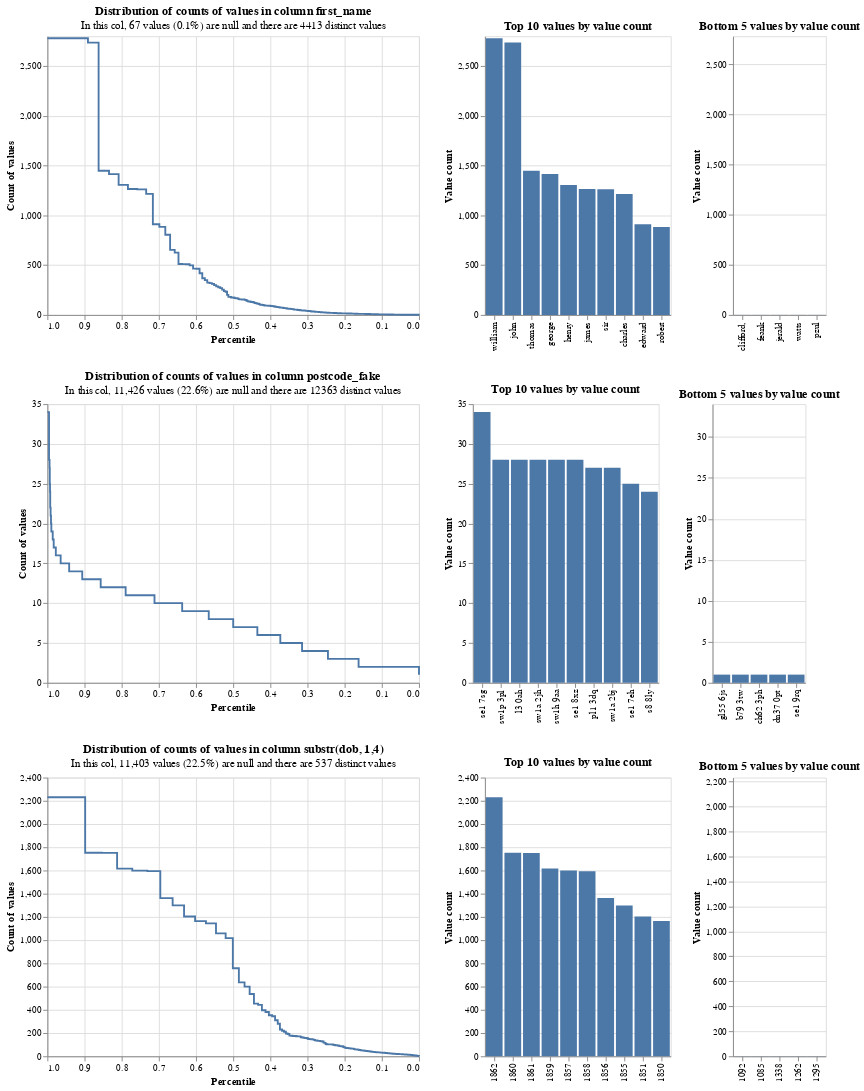

Write notebook code for a chart like this one.
### Code cell
# Initialise the linker, passing in the input dataset(s)
linker = DuckDBLinker(df_clean)

import altair as alt
alt.renderers.enable('mimetype')
linker.profile_columns(["first_name", "postcode_fake", "substr(dob, 1,4)"], top_n=10, bottom_n=5)

### Figure 1 — Vega-Lite specification as saved in the notebook (floating-point values rounded to 4 significant figures; data arrays with more than 128 entries replaced by an {"elided": "..."} marker saying what was removed)
{"$schema": "https://vega.github.io/schema/vega-lite/v4.8.1.json", "config": {"view": {"continuousHeight": 300, "continuousWidth": 400}}, "vconcat": [{"hconcat": [{"data": {"values": {"elided": "151 records"}}, "encoding": {"tooltip": [{"field": "value_count", "type": "quantitative"}, {"field": "percentile_ex_nulls", "type": "quantitative"}, {"field": "percentile_inc_nulls", "type": "quantitative"}, {"field": "total_non_null_rows", "type": "quantitative"}, {"field": "total_rows_inc_nulls", "type": "quantitative"}], "x": {"field": "percentile_ex_nulls", "sort": "descending", "title": "Percentile", "type": "quantitative"}, "y": {"field": "value_count", "title": "Count of values", "type": "quantitative"}}, "mark": {"interpolate": "step-after", "type": "line"}, "title": {"subtitle": "In this col, 67 values (0.1%) are null and there are 4413 distinct values", "text": "Distribution of counts of values in column first_name"}}, {"data": {"values": [{"distinct_value_count": 4413, "group_name": "first_name", "total_non_null_rows": 50511, "total_rows_inc_nulls": 50578, "value": "william", "value_count": 2780}, {"distinct_value_count": 4413, "group_name": "first_name", "total_non_null_rows": 50511, "total_rows_inc_nulls": 50578, "value": "john", "value_count": 2736}, {"distinct_value_count": 4413, "group_name": "first_name", "total_non_null_rows": 50511, "total_rows_inc_nulls": 50578, "value": "thomas", "value_count": 1448}, {"distinct_value_count": 4413, "group_name": "first_name", "total_non_null_rows": 50511, "total_rows_inc_nulls": 50578, "value": "george", "value_count": 1415}, {"distinct_value_count": 4413, "group_name": "first_name", "total_non_null_rows": 50511, "total_rows_inc_nulls": 50578, "value": "henry", "value_count": 1306}, {"distinct_value_count": 4413, "group_name": "first_name", "total_non_null_rows": 50511, "total_rows_inc_nulls": 50578, "value": "james", "value_count": 1265}, {"distinct_value_count": 4413, "group_name": "first_name", "total_non_null_rows": 50511, "total_rows_inc_nulls": 50578, "value": "sir", "value_count": 1262}, {"distinct_value_count": 4413, "group_name": "first_name", "total_non_null_rows": 50511, "total_rows_inc_nulls": 50578, "value": "charles", "value_count": 1216}, {"distinct_value_count": 4413, "group_name": "first_name", "total_non_null_rows": 50511, "total_rows_inc_nulls": 50578, "value": "edward", "value_count": 911}, {"distinct_value_count": 4413, "group_name": "first_name", "total_non_null_rows": 50511, "total_rows_inc_nulls": 50578, "value": "robert", "value_count": 884}]}, "encoding": {"tooltip": [{"field": "value", "type": "nominal"}, {"field": "value_count", "type": "quantitative"}, {"field": "total_non_null_rows", "type": "quantitative"}, {"field": "total_rows_inc_nulls", "type": "quantitative"}], "x": {"field": "value", "sort": "-y", "title": null, "type": "nominal"}, "y": {"field": "value_count", "title": "Value count", "type": "quantitative"}}, "mark": "bar", "title": "Top 10 values by value count"}, {"data": {"values": [{"distinct_value_count": 4413, "group_name": "first_name", "total_non_null_rows": 50511, "total_rows_inc_nulls": 50578, "value": "clifford,", "value_count": 1}, {"distinct_value_count": 4413, "group_name": "first_name", "total_non_null_rows": 50511, "total_rows_inc_nulls": 50578, "value": "feank", "value_count": 1}, {"distinct_value_count": 4413, "group_name": "first_name", "total_non_null_rows": 50511, "total_rows_inc_nulls": 50578, "value": "jerald", "value_count": 1}, {"distinct_value_count": 4413, "group_name": "first_name", "total_non_null_rows": 50511, "total_rows_inc_nulls": 50578, "value": "watts", "value_count": 1}, {"distinct_value_count": 4413, "group_name": "first_name", "total_non_null_rows": 50511, "total_rows_inc_nulls": 50578, "value": "pzul", "value_count": 1}]}, "encoding": {"tooltip": [{"field": "value", "type": "nominal"}, {"field": "value_count", "type": "quantitative"}, {"field": "total_non_null_rows", "type": "quantitative"}, {"field": "total_rows_inc_nulls", "type": "quantitative"}], "x": {"field": "value", "sort": "-y", "title": null, "type": "nominal"}, "y": {"field": "value_count", "scale": {"domain": [0, 2780]}, "title": "Value count", "type": "quantitative"}}, "mark": "bar", "title": "Bottom 5 values by value count"}]}, {"hconcat": [{"data": {"values": [{"distinct_value_count": 12363, "group_name": "postcode_fake", "percentile_ex_nulls": 0.9991, "percentile_inc_nulls": 0.9993, "sum_tokens_in_value_count_group": 34, "total_non_null_rows": 39152, "total_rows_inc_nulls": 50578, "value_count": 34}, {"distinct_value_count": 12363, "group_name": "postcode_fake", "percentile_ex_nulls": 0.9956, "percentile_inc_nulls": 0.9966, "sum_tokens_in_value_count_group": 140, "total_non_null_rows": 39152, "total_rows_inc_nulls": 50578, "value_count": 28}, {"distinct_value_count": 12363, "group_name": "postcode_fake", "percentile_ex_nulls": 0.9942, "percentile_inc_nulls": 0.9955, "sum_tokens_in_value_count_group": 54, "total_non_null_rows": 39152, "total_rows_inc_nulls": 50578, "value_count": 27}, {"distinct_value_count": 12363, "group_name": "postcode_fake", "percentile_ex_nulls": 0.9935, "percentile_inc_nulls": 0.995, "sum_tokens_in_value_count_group": 25, "total_non_null_rows": 39152, "total_rows_inc_nulls": 50578, "value_count": 25}, {"distinct_value_count": 12363, "group_name": "postcode_fake", "percentile_ex_nulls": 0.9929, "percentile_inc_nulls": 0.9945, "sum_tokens_in_value_count_group": 24, "total_non_null_rows": 39152, "total_rows_inc_nulls": 50578, "value_count": 24}, {"distinct_value_count": 12363, "group_name": "postcode_fake", "percentile_ex_nulls": 0.9924, "percentile_inc_nulls": 0.9941, "sum_tokens_in_value_count_group": 22, "total_non_null_rows": 39152, "total_rows_inc_nulls": 50578, "value_count": 22}, {"distinct_value_count": 12363, "group_name": "postcode_fake", "percentile_ex_nulls": 0.9913, "percentile_inc_nulls": 0.9933, "sum_tokens_in_value_count_group": 42, "total_non_null_rows": 39152, "total_rows_inc_nulls": 50578, "value_count": 21}, {"distinct_value_count": 12363, "group_name": "postcode_fake", "percentile_ex_nulls": 0.9903, "percentile_inc_nulls": 0.9925, "sum_tokens_in_value_count_group": 40, "total_non_null_rows": 39152, "total_rows_inc_nulls": 50578, "value_count": 20}, {"distinct_value_count": 12363, "group_name": "postcode_fake", "percentile_ex_nulls": 0.9893, "percentile_inc_nulls": 0.9917, "sum_tokens_in_value_count_group": 38, "total_non_null_rows": 39152, "total_rows_inc_nulls": 50578, "value_count": 19}, {"distinct_value_count": 12363, "group_name": "postcode_fake", "percentile_ex_nulls": 0.9856, "percentile_inc_nulls": 0.9889, "sum_tokens_in_value_count_group": 144, "total_non_null_rows": 39152, "total_rows_inc_nulls": 50578, "value_count": 18}, {"distinct_value_count": 12363, "group_name": "postcode_fake", "percentile_ex_nulls": 0.983, "percentile_inc_nulls": 0.9869, "sum_tokens_in_value_count_group": 102, "total_non_null_rows": 39152, "total_rows_inc_nulls": 50578, "value_count": 17}, {"distinct_value_count": 12363, "group_name": "postcode_fake", "percentile_ex_nulls": 0.9773, "percentile_inc_nulls": 0.9824, "sum_tokens_in_value_count_group": 224, "total_non_null_rows": 39152, "total_rows_inc_nulls": 50578, "value_count": 16}, {"distinct_value_count": 12363, "group_name": "postcode_fake", "percentile_ex_nulls": 0.9643, "percentile_inc_nulls": 0.9723, "sum_tokens_in_value_count_group": 510, "total_non_null_rows": 39152, "total_rows_inc_nulls": 50578, "value_count": 15}, {"distinct_value_count": 12363, "group_name": "postcode_fake", "percentile_ex_nulls": 0.9414, "percentile_inc_nulls": 0.9546, "sum_tokens_in_value_count_group": 896, "total_non_null_rows": 39152, "total_rows_inc_nulls": 50578, "value_count": 14}, {"distinct_value_count": 12363, "group_name": "postcode_fake", "percentile_ex_nulls": 0.9062, "percentile_inc_nulls": 0.9274, "sum_tokens_in_value_count_group": 1378, "total_non_null_rows": 39152, "total_rows_inc_nulls": 50578, "value_count": 13}, {"distinct_value_count": 12363, "group_name": "postcode_fake", "percentile_ex_nulls": 0.8565, "percentile_inc_nulls": 0.8889, "sum_tokens_in_value_count_group": 1944, "total_non_null_rows": 39152, "total_rows_inc_nulls": 50578, "value_count": 12}, {"distinct_value_count": 12363, "group_name": "postcode_fake", "percentile_ex_nulls": 0.7894, "percentile_inc_nulls": 0.837, "sum_tokens_in_value_count_group": 2629, "total_non_null_rows": 39152, "total_rows_inc_nulls": 50578, "value_count": 11}, {"distinct_value_count": 12363, "group_name": "postcode_fake", "percentile_ex_nulls": 0.7117, "percentile_inc_nulls": 0.7769, "sum_tokens_in_value_count_group": 3040, "total_non_null_rows": 39152, "total_rows_inc_nulls": 50578, "value_count": 10}, {"distinct_value_count": 12363, "group_name": "postcode_fake", "percentile_ex_nulls": 0.6373, "percentile_inc_nulls": 0.7192, "sum_tokens_in_value_count_group": 2916, "total_non_null_rows": 39152, "total_rows_inc_nulls": 50578, "value_count": 9}, {"distinct_value_count": 12363, "group_name": "postcode_fake", "percentile_ex_nulls": 0.5657, "percentile_inc_nulls": 0.6638, "sum_tokens_in_value_count_group": 2800, "total_non_null_rows": 39152, "total_rows_inc_nulls": 50578, "value_count": 8}, {"distinct_value_count": 12363, "group_name": "postcode_fake", "percentile_ex_nulls": 0.4999, "percentile_inc_nulls": 0.6129, "sum_tokens_in_value_count_group": 2576, "total_non_null_rows": 39152, "total_rows_inc_nulls": 50578, "value_count": 7}, {"distinct_value_count": 12363, "group_name": "postcode_fake", "percentile_ex_nulls": 0.435, "percentile_inc_nulls": 0.5626, "sum_tokens_in_value_count_group": 2544, "total_non_null_rows": 39152, "total_rows_inc_nulls": 50578, "value_count": 6}, {"distinct_value_count": 12363, "group_name": "postcode_fake", "percentile_ex_nulls": 0.3732, "percentile_inc_nulls": 0.5148, "sum_tokens_in_value_count_group": 2420, "total_non_null_rows": 39152, "total_rows_inc_nulls": 50578, "value_count": 5}, {"distinct_value_count": 12363, "group_name": "postcode_fake", "percentile_ex_nulls": 0.3146, "percentile_inc_nulls": 0.4695, "sum_tokens_in_value_count_group": 2292, "total_non_null_rows": 39152, "total_rows_inc_nulls": 50578, "value_count": 4}, {"distinct_value_count": 12363, "group_name": "postcode_fake", "percentile_ex_nulls": 0.245, "percentile_inc_nulls": 0.4155, "sum_tokens_in_value_count_group": 2727, "total_non_null_rows": 39152, "total_rows_inc_nulls": 50578, "value_count": 3}, {"distinct_value_count": 12363, "group_name": "postcode_fake", "percentile_ex_nulls": 0.1625, "percentile_inc_nulls": 0.3517, "sum_tokens_in_value_count_group": 3228, "total_non_null_rows": 39152, "total_rows_inc_nulls": 50578, "value_count": 2}, {"distinct_value_count": 12363, "group_name": "postcode_fake", "percentile_ex_nulls": 0, "percentile_inc_nulls": 0.2259, "sum_tokens_in_value_count_group": 6363, "total_non_null_rows": 39152, "total_rows_inc_nulls": 50578, "value_count": 1}, {"distinct_value_count": 12363, "group_name": "postcode_fake", "percentile_ex_nulls": 1, "percentile_inc_nulls": 1, "sum_tokens_in_value_count_group": 34, "total_non_null_rows": 39152, "total_rows_inc_nulls": 50578, "value_count": 34}]}, "encoding": {"tooltip": [{"field": "value_count", "type": "quantitative"}, {"field": "percentile_ex_nulls", "type": "quantitative"}, {"field": "percentile_inc_nulls", "type": "quantitative"}, {"field": "total_non_null_rows", "type": "quantitative"}, {"field": "total_rows_inc_nulls", "type": "quantitative"}], "x": {"field": "percentile_ex_nulls", "sort": "descending", "title": "Percentile", "type": "quantitative"}, "y": {"field": "value_count", "title": "Count of values", "type": "quantitative"}}, "mark": {"interpolate": "step-after", "type": "line"}, "title": {"subtitle": "In this col, 11,426 values (22.6%) are null and there are 12363 distinct values", "text": "Distribution of counts of values in column postcode_fake"}}, {"data": {"values": [{"distinct_value_count": 12363, "group_name": "postcode_fake", "total_non_null_rows": 39152, "total_rows_inc_nulls": 50578, "value": "se1 7sg", "value_count": 34}, {"distinct_value_count": 12363, "group_name": "postcode_fake", "total_non_null_rows": 39152, "total_rows_inc_nulls": 50578, "value": "sw1p 3pl", "value_count": 28}, {"distinct_value_count": 12363, "group_name": "postcode_fake", "total_non_null_rows": 39152, "total_rows_inc_nulls": 50578, "value": "l3 0ah", "value_count": 28}, {"distinct_value_count": 12363, "group_name": "postcode_fake", "total_non_null_rows": 39152, "total_rows_inc_nulls": 50578, "value": "sw1a 2jh", "value_count": 28}, {"distinct_value_count": 12363, "group_name": "postcode_fake", "total_non_null_rows": 39152, "total_rows_inc_nulls": 50578, "value": "sw1h 9aa", "value_count": 28}, {"distinct_value_count": 12363, "group_name": "postcode_fake", "total_non_null_rows": 39152, "total_rows_inc_nulls": 50578, "value": "se1 8xz", "value_count": 28}, {"distinct_value_count": 12363, "group_name": "postcode_fake", "total_non_null_rows": 39152, "total_rows_inc_nulls": 50578, "value": "pl1 3dq", "value_count": 27}, {"distinct_value_count": 12363, "group_name": "postcode_fake", "total_non_null_rows": 39152, "total_rows_inc_nulls": 50578, "value": "sw1a 2bj", "value_count": 27}, {"distinct_value_count": 12363, "group_name": "postcode_fake", "total_non_null_rows": 39152, "total_rows_inc_nulls": 50578, "value": "se1 7eh", "value_count": 25}, {"distinct_value_count": 12363, "group_name": "postcode_fake", "total_non_null_rows": 39152, "total_rows_inc_nulls": 50578, "value": "s8 8ly", "value_count": 24}]}, "encoding": {"tooltip": [{"field": "value", "type": "nominal"}, {"field": "value_count", "type": "quantitative"}, {"field": "total_non_null_rows", "type": "quantitative"}, {"field": "total_rows_inc_nulls", "type": "quantitative"}], "x": {"field": "value", "sort": "-y", "title": null, "type": "nominal"}, "y": {"field": "value_count", "title": "Value count", "type": "quantitative"}}, "mark": "bar", "title": "Top 10 values by value count"}, {"data": {"values": [{"distinct_value_count": 12363, "group_name": "postcode_fake", "total_non_null_rows": 39152, "total_rows_inc_nulls": 50578, "value": "gl55 6js", "value_count": 1}, {"distinct_value_count": 12363, "group_name": "postcode_fake", "total_non_null_rows": 39152, "total_rows_inc_nulls": 50578, "value": "b79 3tw", "value_count": 1}, {"distinct_value_count": 12363, "group_name": "postcode_fake", "total_non_null_rows": 39152, "total_rows_inc_nulls": 50578, "value": "ch62 3ph", "value_count": 1}, {"distinct_value_count": 12363, "group_name": "postcode_fake", "total_non_null_rows": 39152, "total_rows_inc_nulls": 50578, "value": "dn37 0pt", "value_count": 1}, {"distinct_value_count": 12363, "group_name": "postcode_fake", "total_non_null_rows": 39152, "total_rows_inc_nulls": 50578, "value": "se1 9rq", "value_count": 1}]}, "encoding": {"tooltip": [{"field": "value", "type": "nominal"}, {"field": "value_count", "type": "quantitative"}, {"field": "total_non_null_rows", "type": "quantitative"}, {"field": "total_rows_inc_nulls", "type": "quantitative"}], "x": {"field": "value", "sort": "-y", "title": null, "type": "nominal"}, "y": {"field": "value_count", "scale": {"domain": [0, 34]}, "title": "Value count", "type": "quantitative"}}, "mark": "bar", "title": "Bottom 5 values by value count"}]}, {"hconcat": [{"data": {"values": {"elided": "139 records"}}, "encoding": {"tooltip": [{"field": "value_count", "type": "quantitative"}, {"field": "percentile_ex_nulls", "type": "quantitative"}, {"field": "percentile_inc_nulls", "type": "quantitative"}, {"field": "total_non_null_rows", "type": "quantitative"}, {"field": "total_rows_inc_nulls", "type": "quantitative"}], "x": {"field": "percentile_ex_nulls", "sort": "descending", "title": "Percentile", "type": "quantitative"}, "y": {"field": "value_count", "title": "Count of values", "type": "quantitative"}}, "mark": {"interpolate": "step-after", "type": "line"}, "title": {"subtitle": "In this col, 11,403 values (22.5%) are null and there are 537 distinct values", "text": "Distribution of counts of values in column substr(dob, 1,4)"}}, {"data": {"values": [{"distinct_value_count": 537, "group_name": "substr(dob, 1,4)", "total_non_null_rows": 39175, "total_rows_inc_nulls": 50578, "value": "1862", "value_count": 2231}, {"distinct_value_count": 537, "group_name": "substr(dob, 1,4)", "total_non_null_rows": 39175, "total_rows_inc_nulls": 50578, "value": "1860", "value_count": 1753}, {"distinct_value_count": 537, "group_name": "substr(dob, 1,4)", "total_non_null_rows": 39175, "total_rows_inc_nulls": 50578, "value": "1861", "value_count": 1751}, {"distinct_value_count": 537, "group_name": "substr(dob, 1,4)", "total_non_null_rows": 39175, "total_rows_inc_nulls": 50578, "value": "1859", "value_count": 1616}, {"distinct_value_count": 537, "group_name": "substr(dob, 1,4)", "total_non_null_rows": 39175, "total_rows_inc_nulls": 50578, "value": "1857", "value_count": 1599}, {"distinct_value_count": 537, "group_name": "substr(dob, 1,4)", "total_non_null_rows": 39175, "total_rows_inc_nulls": 50578, "value": "1858", "value_count": 1594}, {"distinct_value_count": 537, "group_name": "substr(dob, 1,4)", "total_non_null_rows": 39175, "total_rows_inc_nulls": 50578, "value": "1856", "value_count": 1362}, {"distinct_value_count": 537, "group_name": "substr(dob, 1,4)", "total_non_null_rows": 39175, "total_rows_inc_nulls": 50578, "value": "1855", "value_count": 1299}, {"distinct_value_count": 537, "group_name": "substr(dob, 1,4)", "total_non_null_rows": 39175, "total_rows_inc_nulls": 50578, "value": "1851", "value_count": 1204}, {"distinct_value_count": 537, "group_name": "substr(dob, 1,4)", "total_non_null_rows": 39175, "total_rows_inc_nulls": 50578, "value": "1850", "value_count": 1164}]}, "encoding": {"tooltip": [{"field": "value", "type": "nominal"}, {"field": "value_count", "type": "quantitative"}, {"field": "total_non_null_rows", "type": "quantitative"}, {"field": "total_rows_inc_nulls", "type": "quantitative"}], "x": {"field": "value", "sort": "-y", "title": null, "type": "nominal"}, "y": {"field": "value_count", "title": "Value count", "type": "quantitative"}}, "mark": "bar", "title": "Top 10 values by value count"}, {"data": {"values": [{"distinct_value_count": 537, "group_name": "substr(dob, 1,4)", "total_non_null_rows": 39175, "total_rows_inc_nulls": 50578, "value": "1092", "value_count": 1}, {"distinct_value_count": 537, "group_name": "substr(dob, 1,4)", "total_non_null_rows": 39175, "total_rows_inc_nulls": 50578, "value": "1085", "value_count": 1}, {"distinct_value_count": 537, "group_name": "substr(dob, 1,4)", "total_non_null_rows": 39175, "total_rows_inc_nulls": 50578, "value": "1338", "value_count": 1}, {"distinct_value_count": 537, "group_name": "substr(dob, 1,4)", "total_non_null_rows": 39175, "total_rows_inc_nulls": 50578, "value": "1262", "value_count": 1}, {"distinct_value_count": 537, "group_name": "substr(dob, 1,4)", "total_non_null_rows": 39175, "total_rows_inc_nulls": 50578, "value": "1295", "value_count": 1}]}, "encoding": {"tooltip": [{"field": "value", "type": "nominal"}, {"field": "value_count", "type": "quantitative"}, {"field": "total_non_null_rows", "type": "quantitative"}, {"field": "total_rows_inc_nulls", "type": "quantitative"}], "x": {"field": "value", "sort": "-y", "title": null, "type": "nominal"}, "y": {"field": "value_count", "scale": {"domain": [0, 2231]}, "title": "Value count", "type": "quantitative"}}, "mark": "bar", "title": "Bottom 5 values by value count"}]}]}
